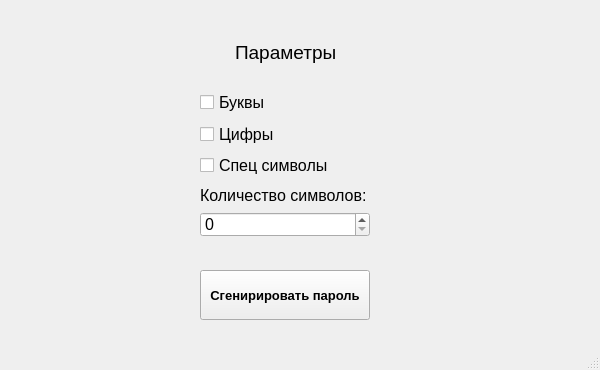
<?xml version="1.0" encoding="UTF-8"?>
<ui version="4.0">
 <class>MainWindow</class>
 <widget class="QMainWindow" name="MainWindow">
  <property name="geometry">
   <rect>
    <x>0</x>
    <y>0</y>
    <width>600</width>
    <height>370</height>
   </rect>
  </property>
  <property name="sizePolicy">
   <sizepolicy hsizetype="Fixed" vsizetype="Fixed">
    <horstretch>0</horstretch>
    <verstretch>0</verstretch>
   </sizepolicy>
  </property>
  <property name="windowTitle">
   <string>Генератор паролей</string>
  </property>
  <property name="inputMethodHints">
   <set>Qt::ImhDigitsOnly</set>
  </property>
  <widget class="QWidget" name="centralwidget">
   <widget class="QPushButton" name="generate">
    <property name="geometry">
     <rect>
      <x>200</x>
      <y>270</y>
      <width>170</width>
      <height>50</height>
     </rect>
    </property>
    <property name="sizePolicy">
     <sizepolicy hsizetype="Minimum" vsizetype="Fixed">
      <horstretch>0</horstretch>
      <verstretch>0</verstretch>
     </sizepolicy>
    </property>
    <property name="font">
     <font>
      <pointsize>10</pointsize>
      <weight>75</weight>
      <bold>true</bold>
     </font>
    </property>
    <property name="styleSheet">
     <string notr="true"/>
    </property>
    <property name="text">
     <string>Сгенирировать пароль</string>
    </property>
   </widget>
   <widget class="QCheckBox" name="alpha">
    <property name="geometry">
     <rect>
      <x>200</x>
      <y>90</y>
      <width>68</width>
      <height>24</height>
     </rect>
    </property>
    <property name="font">
     <font>
      <pointsize>12</pointsize>
     </font>
    </property>
    <property name="text">
     <string>Буквы</string>
    </property>
   </widget>
   <widget class="QCheckBox" name="digit">
    <property name="geometry">
     <rect>
      <x>200</x>
      <y>122</y>
      <width>76</width>
      <height>24</height>
     </rect>
    </property>
    <property name="font">
     <font>
      <pointsize>12</pointsize>
     </font>
    </property>
    <property name="text">
     <string>Цифры</string>
    </property>
   </widget>
   <widget class="QCheckBox" name="symbol">
    <property name="geometry">
     <rect>
      <x>200</x>
      <y>153</y>
      <width>128</width>
      <height>24</height>
     </rect>
    </property>
    <property name="font">
     <font>
      <pointsize>12</pointsize>
     </font>
    </property>
    <property name="text">
     <string>Спец символы</string>
    </property>
   </widget>
   <widget class="QLabel" name="label">
    <property name="geometry">
     <rect>
      <x>235</x>
      <y>40</y>
      <width>100</width>
      <height>25</height>
     </rect>
    </property>
    <property name="font">
     <font>
      <pointsize>14</pointsize>
     </font>
    </property>
    <property name="text">
     <string>Параметры</string>
    </property>
   </widget>
   <widget class="QSpinBox" name="lengthbox">
    <property name="geometry">
     <rect>
      <x>200</x>
      <y>212</y>
      <width>170</width>
      <height>25</height>
     </rect>
    </property>
    <property name="font">
     <font>
      <pointsize>12</pointsize>
     </font>
    </property>
    <property name="inputMethodHints">
     <set>Qt::ImhFormattedNumbersOnly</set>
    </property>
   </widget>
   <widget class="QLabel" name="label_2">
    <property name="geometry">
     <rect>
      <x>200</x>
      <y>185</y>
      <width>166</width>
      <height>20</height>
     </rect>
    </property>
    <property name="font">
     <font>
      <pointsize>12</pointsize>
     </font>
    </property>
    <property name="text">
     <string>Количество символов:</string>
    </property>
   </widget>
  </widget>
  <widget class="QStatusBar" name="statusbar"/>
 </widget>
 <resources/>
 <connections/>
</ui>
